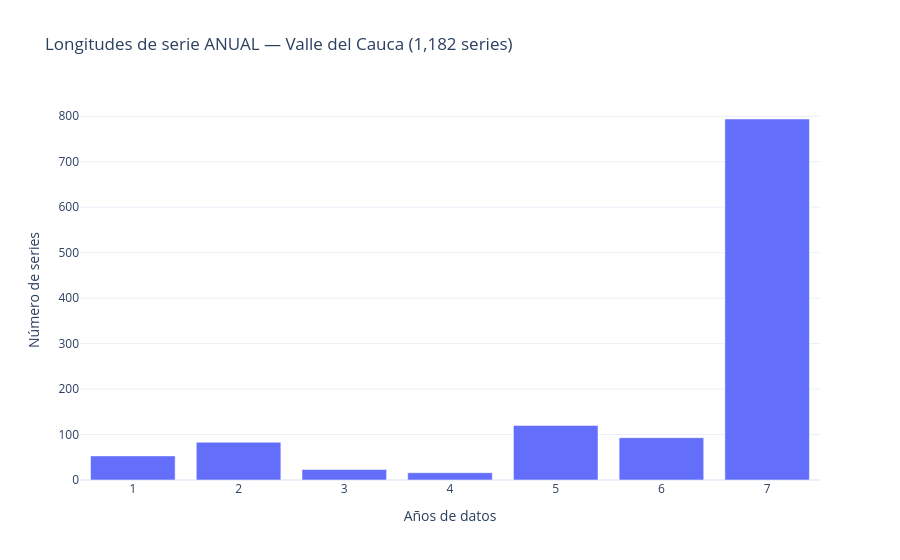

Source (notebook cell):
### Markdown cell above
## Paso 5A — Longitudes de serie: nivel ANUAL

Cubre **todo el portafolio** de cultivos (permanentes + transitorios). Es la base del panel pooled principal para v3.

### Code cell
# ===== Celda 5A: longitudes de serie — nivel ANUAL =====
df_anual = (df.groupby([col_muni, col_cult, col_ano])[col_prod]
              .sum().reset_index())

g_anual = df_anual.groupby([col_muni, col_cult])[col_ano].nunique().rename('n_anos')
print(f"Series totales (ANUAL): {len(g_anual):,}")

dist_anual = g_anual.value_counts().sort_index()
print("\nDistribución de longitudes (años):")
for n, count in dist_anual.items():
    print(f"   {n} años: {count:5,} series ({count/len(g_anual)*100:5.1f}%)")

print("\nTop 15 series por producción acumulada:")
display(df_anual.groupby([col_muni, col_cult])[col_prod].sum()
                 .sort_values(ascending=False).head(15).round(0))

fig = px.bar(x=dist_anual.index.astype(str), y=dist_anual.values,
             title=f"Longitudes de serie ANUAL — Valle del Cauca ({len(g_anual):,} series)",
             labels={'x': 'Años de datos', 'y': 'Número de series'})
fig.update_layout(template='plotly_white')
fig.show()

### Figure 1 — Plotly figure (JSON) as saved in the notebook; plotly's stock layout.template omitted (floating-point values rounded to 4 significant figures)
{"data": [{"hovertemplate": "Años de datos=%{x}<br>Número de series=%{y}<extra></extra>", "legendgroup": "", "marker": {"color": "#636efa", "pattern": {"shape": ""}}, "name": "", "orientation": "v", "showlegend": false, "textposition": "auto", "type": "bar", "x": ["1", "2", "3", "4", "5", "6", "7"], "xaxis": "x", "y": [53, 83, 23, 16, 120, 93, 794], "yaxis": "y"}], "layout": {"barmode": "relative", "legend": {"tracegroupgap": 0}, "title": {"text": "Longitudes de serie ANUAL — Valle del Cauca (1,182 series)"}, "xaxis": {"anchor": "y", "domain": [0, 1], "title": {"text": "Años de datos"}}, "yaxis": {"anchor": "x", "domain": [0, 1], "title": {"text": "Número de series"}}}}
